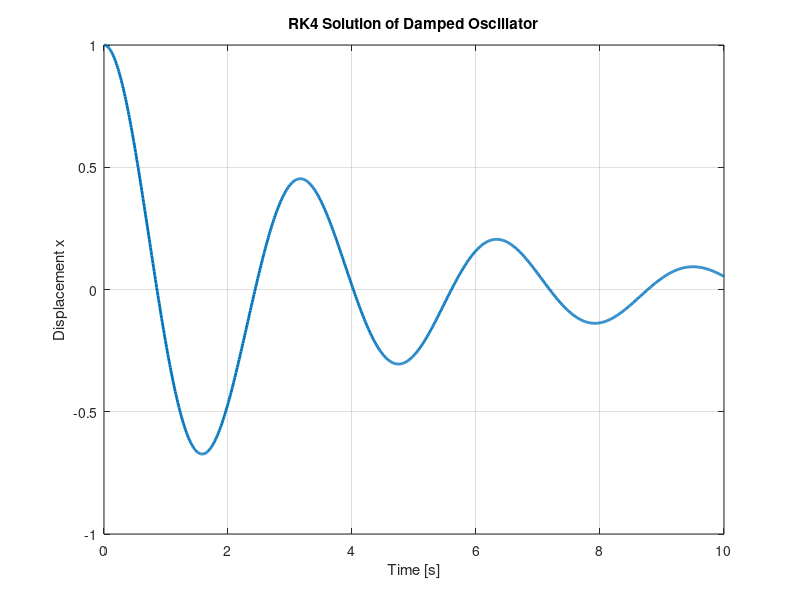

Write the MATLAB code that produced this figure.
clc;
clear;
close all;

%% Step size
h = 0.01;

%% Time
t = 0:h:10;
N = length(t);

%% Storage
x = zeros(1,N);
y = zeros(1,N);

%% Initial conditions
x(1) = 1;
y(1) = 0;

%% RK4
for n = 1:N-1

    % k1
    k1x = y(n);
    k1y = -4*x(n) - 0.5*y(n);

    % k2
    k2x = y(n) + h*k1y/2;
    k2y = -4*(x(n)+h*k1x/2) ...
          -0.5*(y(n)+h*k1y/2);

    % k3
    k3x = y(n) + h*k2y/2;
    k3y = -4*(x(n)+h*k2x/2) ...
          -0.5*(y(n)+h*k2y/2);

    % k4
    k4x = y(n) + h*k3y;
    k4y = -4*(x(n)+h*k3x) ...
          -0.5*(y(n)+h*k3y);

    % Update
    x(n+1) = x(n) + ...
        h*(k1x + 2*k2x + 2*k3x + k4x)/6;

    y(n+1) = y(n) + ...
        h*(k1y + 2*k2y + 2*k3y + k4y)/6;
end

%% Plot displacement
plot(t,x,'LineWidth',2);
grid on;

xlabel('Time [s]');
ylabel('Displacement x');
title('RK4 Solution of Damped Oscillator');
